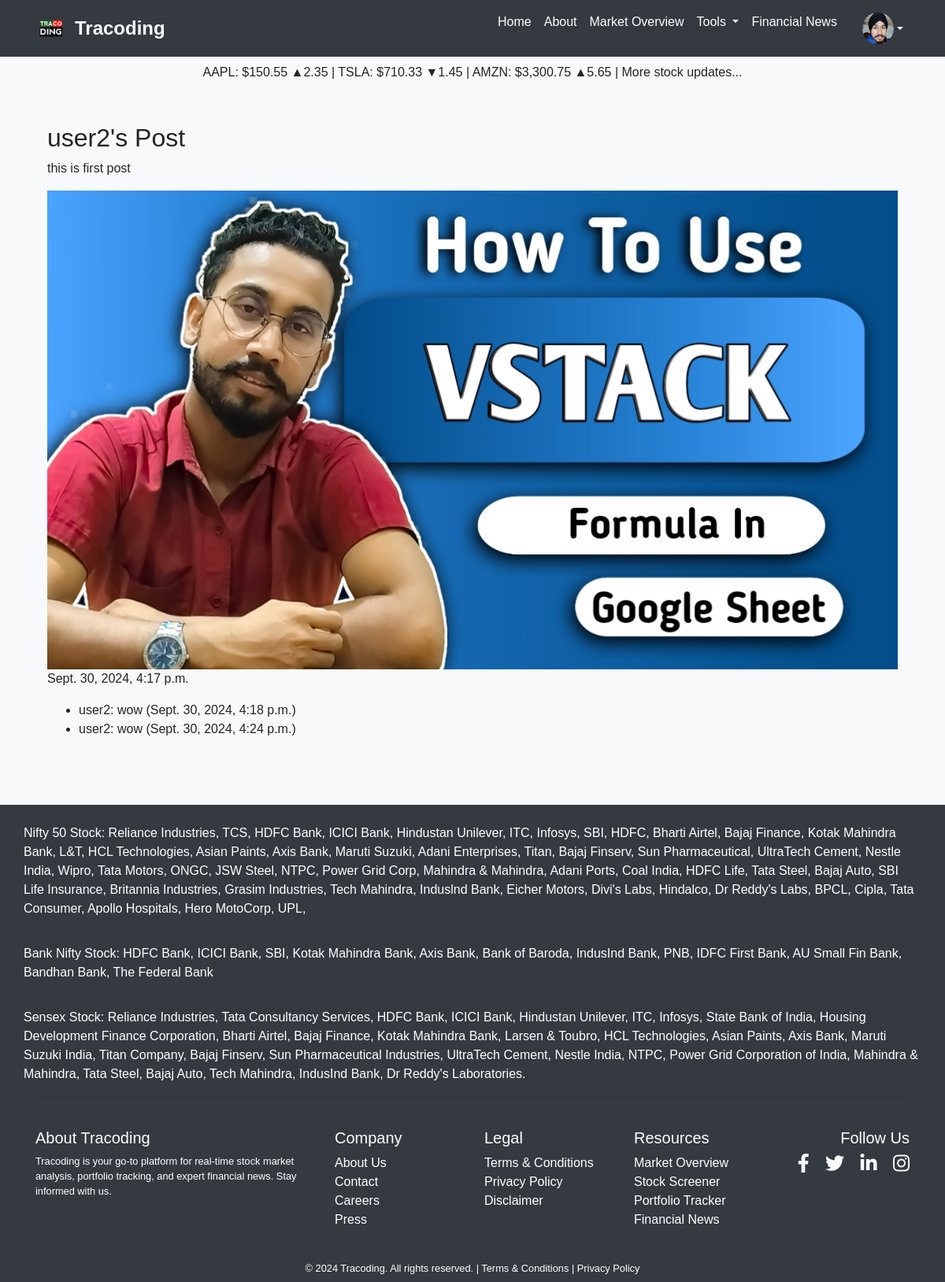
The app's page /post/1/ (signed in) with its own data.
### myapp/models.py (models this page shows, shortened)
class Profile(models.Model):
    user = models.OneToOneField(User, on_delete=models.CASCADE)
    bio = models.TextField(max_length=500, blank=True)
    location = models.CharField(max_length=100, blank=True)
    profile_image = models.ImageField(upload_to='profile_images/', blank=True)

class Post(models.Model):
    user = models.ForeignKey(User, on_delete=models.CASCADE)
    content = models.TextField()
    image = models.ImageField(upload_to='posts/', blank=True, null=True)  # Optional image
    created_at = models.DateTimeField(auto_now_add=True)

class Comment(models.Model):
    post = models.ForeignKey(Post, related_name='comments', on_delete=models.CASCADE)
    user = models.ForeignKey(User, on_delete=models.CASCADE)
    content = models.TextField()
    created_at = models.DateTimeField(auto_now_add=True)

### myapp/views.py (the view)
# urls.py: path('post/<int:post_id>/', views.post_detail, name='post_detail'),
def post_detail(request, post_id):
    post = get_object_or_404(Post, id=post_id)
    return render(request, 'post_detail.html', {'post': post})

### myapp/templates/post_detail.html
{% extends 'base.html' %}
{% block content %}
<div class="container">
    <h2>{{ post.user.username }}'s Post</h2>
    <p>{{ post.content }}</p>
    {% if post.image %}
    <img src="{{ post.image.url }}" alt="Post Image" class="img-fluid">
    {% endif %}
    <p>{{ post.created_at }}</p>
    <ul>
        {% for comment in post.comments.all %}
        <li>{{ comment.user.username }}: {{ comment.content }} ({{ comment.created_at }})</li>
        {% endfor %}
    </ul>
</div>
{% endblock %}

### myapp/templates/base.html (shortened to what this page needs)
<!DOCTYPE html>
<html lang="en">
<head>
    {% load static %}
    <link href="https://stackpath.bootstrapcdn.com/bootstrap/4.5.2/css/bootstrap.min.css" rel="stylesheet">
    <link rel="stylesheet" href="https://cdnjs.cloudflare.com/ajax/libs/font-awesome/5.15.4/css/all.min.css">
    <link rel="stylesheet" href="{% static 'css/style.css' %}">
</head>
<body>
    <nav class="navbar navbar-expand-lg navbar-dark bg-dark">
        <div class="container">
            <a class="navbar-brand d-flex align-items-center" href="{% url 'home' %}">
                <img src="{% static 'images/small-size-logo.png' %}" alt="Logo">
                <span>Tracoding</span>
            </a>
            <div class="collapse navbar-collapse" id="navbarNav">
                <ul class="navbar-nav ml-auto">
                    <li class="nav-item">
                        <a class="nav-link" href="{% url 'home' %}">Home</a>
                    </li>
                    <li class="nav-item">
                        <a class="nav-link" href="{% url 'about' %}">About</a>
                    </li>
                    <li class="nav-item">
                        <a class="nav-link" href="{% url 'market_overview' %}">Market Overview</a>
                    </li>
                    <li class="nav-item dropdown">
                        <a class="nav-link dropdown-toggle" href="#" id="toolsDropdown" role="button" data-toggle="dropdown" aria-haspopup="true" aria-expanded="false">
                            Tools
                        </a>
                    </li>
                    <li class="nav-item">
                        <a class="nav-link" href="{% url 'news' %}">Financial News</a>
                    </li>
                    {% if user.is_authenticated %}
                    <li class="nav-item dropdown ml-3">
                        <a class="nav-link dropdown-toggle d-flex align-items-center" href="#" id="profileDropdown" role="button" data-toggle="dropdown" aria-haspopup="true" aria-expanded="false">
                            {% if user.profile.profile_image %}
                                <img src="{{ user.profile.profile_image.url }}" alt="{{ user.username }}" class="rounded-circle" width="40" height="40">
                            {% else %}
                                <img src="{% static 'images/default_profile.png' %}" alt="{{ user.username }}" class="rounded-circle" width="40" height="40">
                            {% endif %}
                        </a>
                    </li>
                    {% endif %}
                </ul>
            </div>
        </div>
    </nav>
    <div class="bg-light p-2 text-center">
        <marquee behavior="scroll" direction="left">
            AAPL: $150.55 ▲2.35 | TSLA: $710.33 ▼1.45 | AMZN: $3,300.75 ▲5.65 | More stock updates...
        </marquee>
    </div>
    <main class="container mt-4">
        {% block content %}
        {% endblock %}
    </main>
    <footer class="bg-dark text-white mt-5 pt-4 pb-2">
        <div class="container">
            <div class="row">
                <p class="medium">Nifty 50 Stock: Reliance Industries, TCS, HDFC Bank, ICICI Bank, Hindustan Unilever, ITC, Infosys, SBI, HDFC, Bharti Airtel, Bajaj Finance, Kotak Mahindra Bank, L&T, HCL Technologies, Asian Paints, Axis Bank, Maruti Suzuki, Adani Enterprises, Titan, Bajaj Finserv, Sun Pharmaceutical, UltraTech Cement, Nestle India, Wipro, Tata Motors, ONGC, JSW Steel, NTPC, Power Grid Corp, Mahindra & Mahindra, Adani Ports, Coal India, HDFC Life, Tata Steel, Bajaj Auto, SBI Life Insurance, Britannia Industries, Grasim Industries, Tech Mahindra, Induslnd Bank, Eicher Motors, Divi's Labs, Hindalco, Dr Reddy's Labs, BPCL, Cipla, Tata Consumer, Apollo Hospitals, Hero MotoCorp, UPL,</p><hr><hr>
                <p class="medium">Bank Nifty Stock: HDFC Bank, ICICI Bank, SBI, Kotak Mahindra Bank, Axis Bank, Bank of Baroda, IndusInd Bank, PNB, IDFC First Bank, AU Small Fin Bank, Bandhan Bank, The Federal Bank</p><hr><hr>
                <p class="medium">Sensex Stock: Reliance Industries, Tata Consultancy Services, HDFC Bank, ICICI Bank, Hindustan Unilever, ITC, Infosys, State Bank of India, Housing Development Finance Corporation, Bharti Airtel, Bajaj Finance, Kotak Mahindra Bank, Larsen & Toubro, HCL Technologies, Asian Paints, Axis Bank, Maruti Suzuki India, Titan Company, Bajaj Finserv, Sun Pharmaceutical Industries, UltraTech Cement, Nestle India, NTPC, Power Grid Corporation of India, Mahindra & Mahindra, Tata Steel, Bajaj Auto, Tech Mahindra, IndusInd Bank, Dr Reddy's Laboratories.</p>
            </div><hr><br>
            <div class="row">
                <div class="col-md-4">
                    <h5>About Tracoding</h5>
                    <p class="small">Tracoding is your go-to platform for real-time stock market analysis, portfolio tracking, and expert financial news. Stay informed with us.</p>
                </div>
                <div class="col-md-2">
                    <h5>Company</h5>
                    <ul class="list-unstyled">
                        <li><a href="{% url 'about' %}" class="text-white">About Us</a></li>
                        <li><a href="#" class="text-white">Contact</a></li>
                        <li><a href="#" class="text-white">Careers</a></li>
                        <li><a href="#" class="text-white">Press</a></li>
                    </ul>
                </div>
                <div class="col-md-2">
                    <h5>Legal</h5>
                    <ul class="list-unstyled">
                        <li><a href="#" class="text-white">Terms & Conditions</a></li>
                        <li><a href="#" class="text-white">Privacy Policy</a></li>
                        <li><a href="#" class="text-white">Disclaimer</a></li>
                    </ul>
                </div>
                <div class="col-md-2">
                    <h5>Resources</h5>
                    <ul class="list-unstyled">
                        <li><a href="{% url 'market_overview' %}" class="text-white">Market Overview</a></li>
                        <li><a href="{% url 'stock_screener' %}" class="text-white">Stock Screener</a></li>
                        <li><a href="{% url 'portfolio_tracker' %}" class="text-white">Portfolio Tracker</a></li>
                        <li><a href="{% url 'news' %}" class="text-white">Financial News</a></li>
                    </ul>
                </div>
                <div class="col-md-2 text-md-right">
                    <h5>Follow Us</h5>
                    <a href="https://www.facebook.com" class="text-white mr-3"><i class="fab fa-facebook-f"></i></a>
                    <a href="#" class="text-white mr-3"><i class="fab fa-twitter"></i></a>
                    <a href="#" class="text-white mr-3"><i class="fab fa-linkedin-in"></i></a>
                    <a href="https://www.instagram.com" class="text-white"><i class="fab fa-instagram"></i></a>
                </div>
            </div>
            <div class="row mt-4">
                <div class="col-md-12 text-center">
                    <p class="small">&copy; 2024 Tracoding. All rights reserved. | <a href="#" class="text-white">Terms & Conditions</a> | <a href="#" class="text-white">Privacy Policy</a></p>
                </div>
            </div>
        </div>
    </footer>
</body>
</html>

### static/css/style.css (style rules this page uses)
body { font-family: Arial, sans-serif; margin: 0; padding: 0; background-color: #f8f9fa; }
.navbar-brand { font-weight: bold; font-size: 1.25rem; }
.nav-item .nav-link { color: white !important; }
main { padding: 20px; }
footer { background-color: #343a40; color: #ffffff; }
footer p { margin: 0; }
footer .fab { font-size: 1.5rem; }
footer a { text-decoration: none; }

### myapp/templates/base.html (style rules this page uses)
.navbar-brand img { max-height: 40px; margin-right: 10px; }
.navbar-brand span { font-size: 1.5rem; font-weight: bold; }

### records on screen
Post: user.username "user2", content "this is first post", image (picture), created_at "Sept. 30, 2024, 4:17 p.m."
Comment: user.username "user2", content "wow", created_at "Sept. 30, 2024, 4:18 p.m."
Comment: user.username "user2", content "wow", created_at "Sept. 30, 2024, 4:24 p.m."
